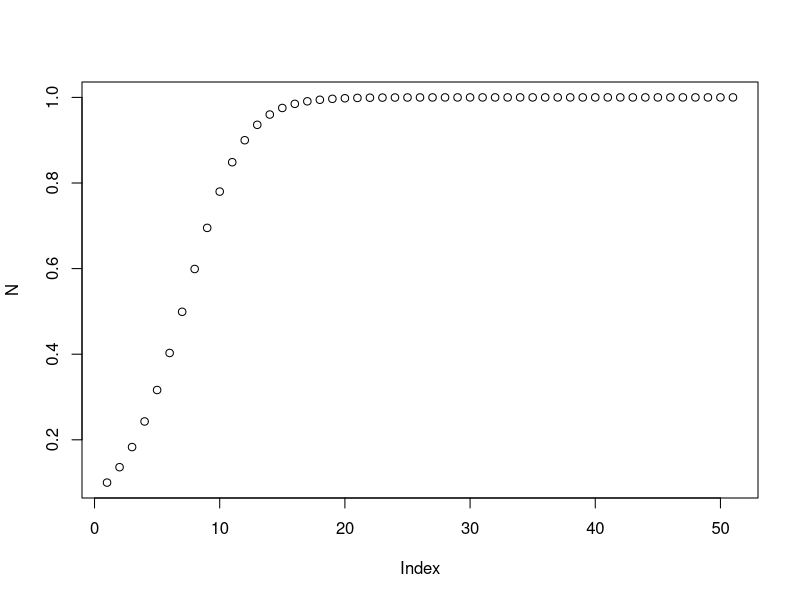
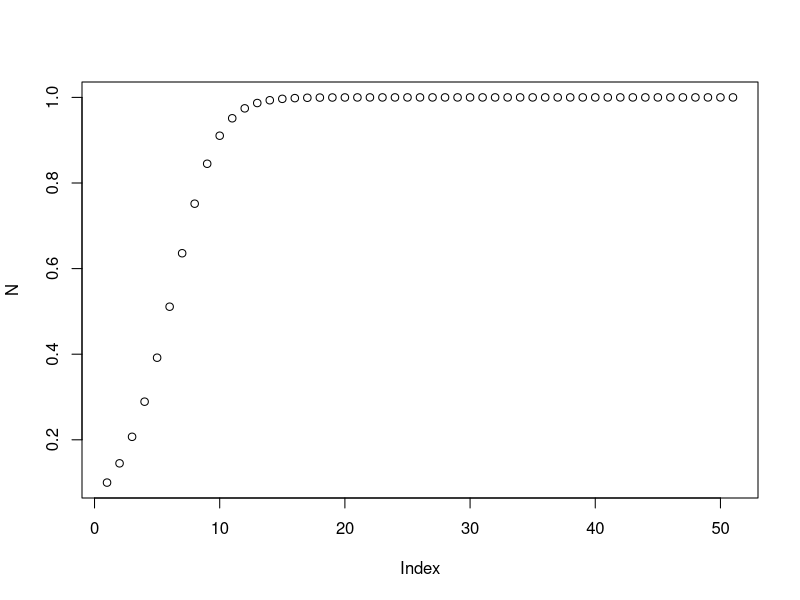
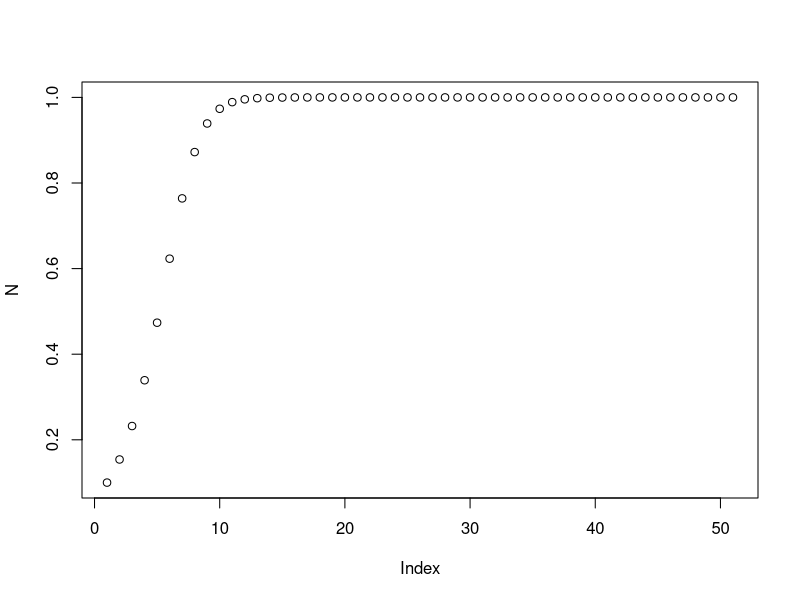
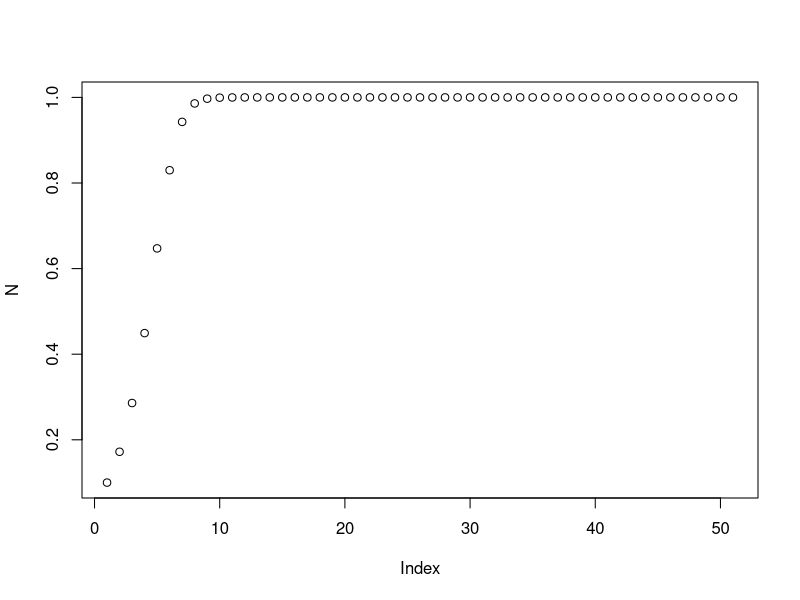
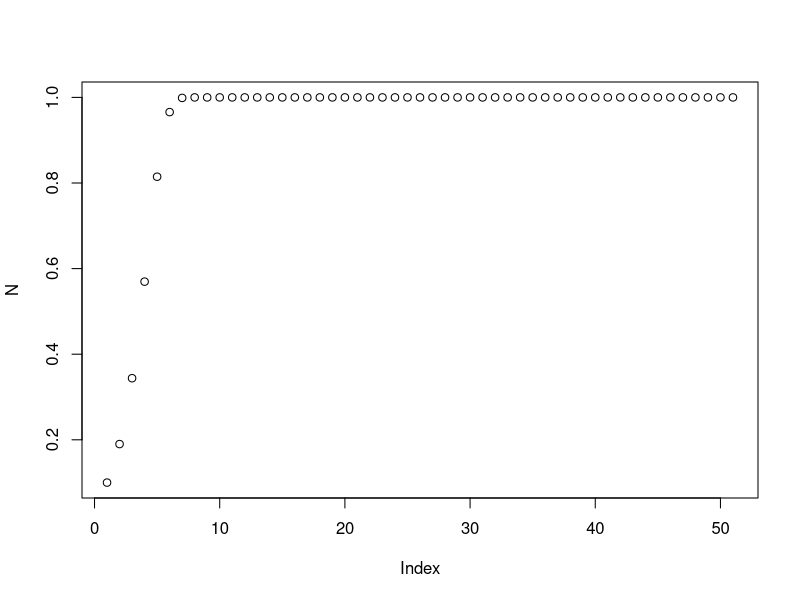
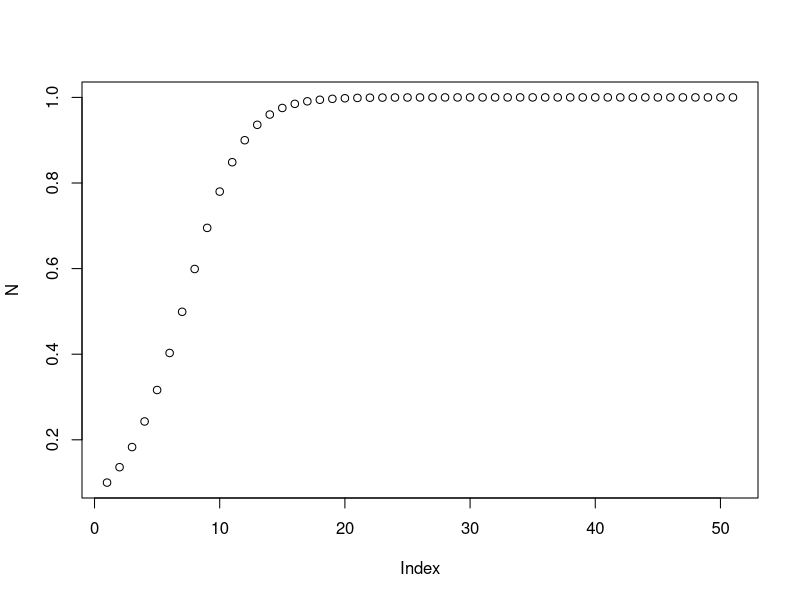
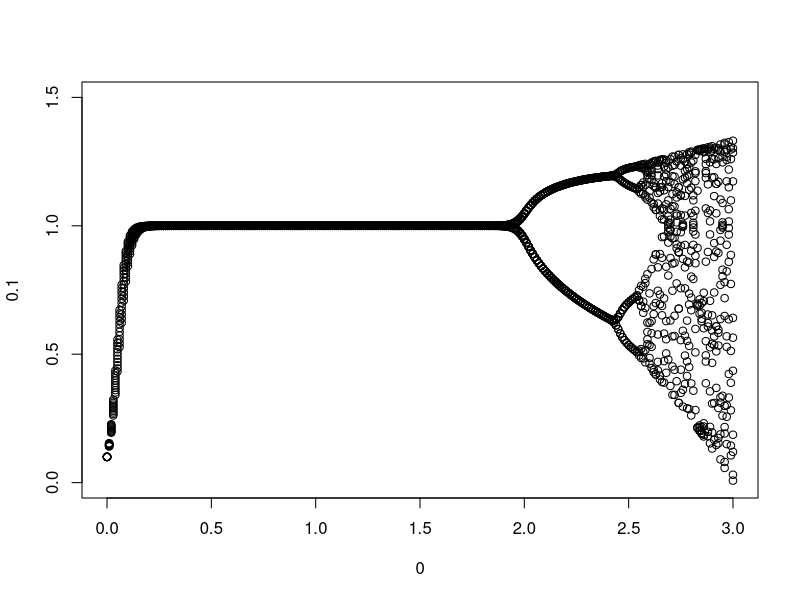

Here is the R script that generated these plots, in order:
## ---- chunk 1
# Parameters
max_time = 50
r = 0.4
K = 1

N = vector('numeric',length=max_time)
N[1] = 0.1

# Iterate model
for (t in 1:max_time){
  N[t+1] = N[t] + r*N[t]*(1 - N[t]/K)
}

plot(N)

#increasing r=0.5
max_time = 50
r = 0.5
K = 1

N = vector('numeric',length=max_time)
N[1] = 0.1

# Iterate model
for (t in 1:max_time){
  N[t+1] = N[t] + r*N[t]*(1 - N[t]/K)
}

plot(N)

#increasing r= 0.6
max_time = 50
r = 0.6
K = 1

N = vector('numeric',length=max_time)
N[1] = 0.1

# Iterate model
for (t in 1:max_time){
  N[t+1] = N[t] + r*N[t]*(1 - N[t]/K)
}

plot(N)

#increasing r=0.8
max_time = 50
r = 0.8
K = 1

N = vector('numeric',length=max_time)
N[1] = 0.1

# Iterate model
for (t in 1:max_time){
  N[t+1] = N[t] + r*N[t]*(1 - N[t]/K)
}

plot(N)

#increasing r=1
max_time = 50
r = 1
K = 1

N = vector('numeric',length=max_time)
N[1] = 0.1

# Iterate model
for (t in 1:max_time){
  N[t+1] = N[t] + r*N[t]*(1 - N[t]/K)
}

plot(N)
#As you increase r (populatio growth rate) the population size over time reaches equlibrium quicker```
## ---- chunk 2
max_time = 50
r = 0.4
K = 1

N = vector('numeric',length=max_time)
N[1] = 0.1

# Iterate model
for (t in 1:max_time){
  N[t+1] = N[t] + r*N[t]*(1 - N[t]/K)
}

plot(N)


myplot<-plot(x=0, y=0.1, xlim =c(0,3), ylim = c(0,1.5))

rseqs<- seq(from=0, to= 3, by=0.01)

for (r in rseqs) {
for (t in 1:max_time) {
  N[t+1] = N[t] + r*N[t]*(1 - N[t]/K)}
  points(x = rep(r,11), y= N[40:50])
}

